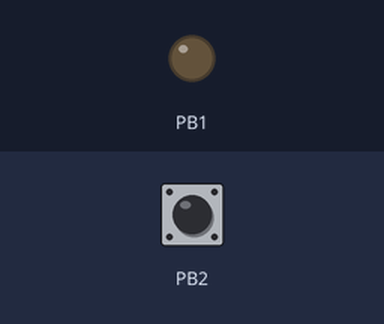
The sketch below on a simulated ATtiny85, built with avr-gcc and run on an emulated ATtiny85. Parts: output pins drawn as LEDs (lit = HIGH). The test bench sets the inputs (shaded band); at power-on: PB2 HIGH.

Above: at 0.1 s.
At 15.5 s:
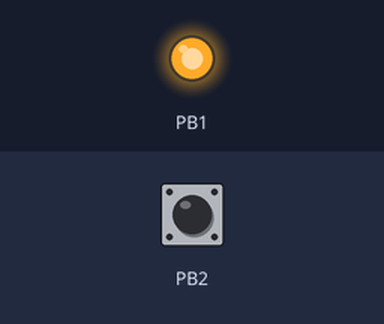
Timing chart, 0 to 17.0 s (numbered marks = the images above):
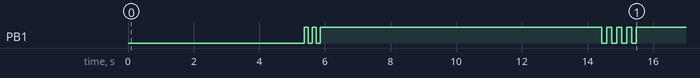

The sketch:

00-smoke.ino
```cpp
// 00-smoke - Tier 0
//
// The one sketch that validates everything else. Run this before trusting any
// payload in this repo.
//
// It checks, in order:
//   1. The device enumerates as a USB HID keyboard at all
//   2. The OS accepts a foreign HID keyboard (no block policy, no setup prompt)
//   3. ASCII types correctly, INCLUDING the characters that differ between
//      US and UK layouts - that is the whole reason duck.h base64-encodes
//      PowerShell rather than typing it raw
//
// A clean run ends with the LED going solid then off. Anything else means stop
// and fix this before moving to Tier 1+.

#include <duck.h>

// Characters that are safe unshifted on both US and UK layouts, plus the
// awkward ones. If the awkward ones come out wrong, duck.h's layout is wrong.
//
// PROGMEM arrays, not `const char *`. A pointer initialised to a literal is a
// pointer in SRAM, and the literal is copied there at startup - which is how
// this sketch used to report 433 bytes of globals on a 512-byte chip. These get
// read back with pgm_read_byte() by typeFlash(), so they must live in flash.
static const char ASCII_PROBE[] PROGMEM = "abcXYZ019 -_=[]\;',./";
static const char US_ONLY[]    PROGMEM = "@#$^&*()~`|{}<>?";

// Also PROGMEM. runPS() reads its argument with pgm_read_byte() too, so a bare
// literal here is both a ~200-byte SRAM hit and a garbled command line - and
// this is the one sketch whose whole job is to prove the encoding works.
static const char PS_PROBE[] PROGMEM =
    "New-Item -Path 'C:\\Users\\Public\\ds-smoke' -ItemType Directory -Force | Out-Null;"
    "'DIGISPARK SMOKE OK @#\\\" ok' | Out-File 'C:\\Users\\Public\\ds-smoke\\result.txt';"
    "'done'";

void setup() {
  if (!duckBegin()) {
    return;  // aborted at plug-in
  }

  ledPulse(3, 120, 120);  // payload starting

  openRun();
  TYPE("cmd");
  press(KEY_ENTER);
  delay(800);

  TYPE("echo ");
  TYPE("L:");
  typeFlash(US_ONLY);
  TYPE(" ");
  typeFlash(ASCII_PROBE);
  press(KEY_ENTER);
  delay(900);

  // A short, deliberately-awkward PowerShell one-liner that contains the
  // characters a raw-typed payload would corrupt. If this prints the path
  // cleanly, the base64 path is sound.
  runPS(PS_PROBE, false, 2500);

  // Verification marker. Easy to eyeball on the target.
  openRun();
  TYPE("notepad C:\\Users\\Public\\ds-smoke\\result.txt");
  press(KEY_ENTER);

  ledPulse(4, 150, 150);
  delayOrAbort(2000);
  ledOff();
}

void loop() {}
```
